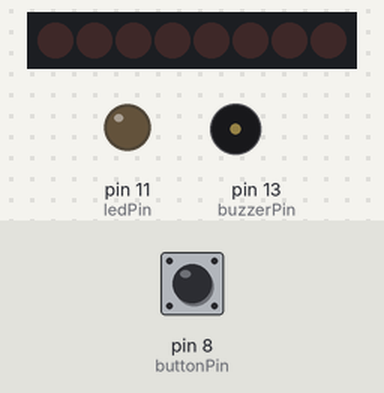
The sketch below on a simulated Arduino Uno, built with avr-gcc and run on an emulated ATmega328P. On the bench: 8 shift-register outputs drawn as a row of LEDs (first output left, lit = HIGH), output pins drawn as LEDs (lit = HIGH), buzzer (waves = sounding). Wiring (inferred from the names in the program): shift register (74HC595): data pin 4; shift clock pin 6; latch pin 5. Wiring (inferred from the signals the program sends): row of LEDs: on Q0, Q1, Q2, Q3, Q4, Q5, Q6, Q7. The test bench sets the inputs (shaded band); at power-on: pin 8 (buttonPin) LOW. Pins used as bus, display or sensor lines are not drawn; what the sketch prints to the serial monitor is not drawn.

Above: at 1.2 s.
1.3 s: pin 8 (buttonPin) pulled HIGH for 0.15 s
At 4.35 s:
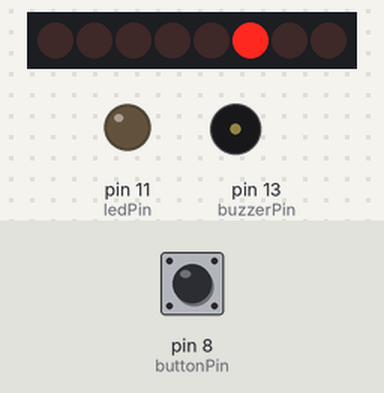
4.4 s: pin 8 (buttonPin) pulled HIGH for 1 s
At 5.5 s:
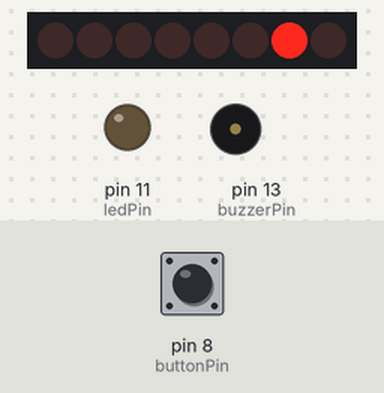
7.9 s: pin 8 (buttonPin) pulled HIGH for 0.15 s
At 8.2 s:
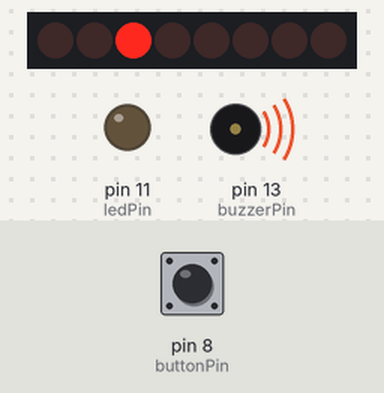
11.0 s: pin 8 (buttonPin) pulled HIGH for 3.2 s
At 14.74 s:
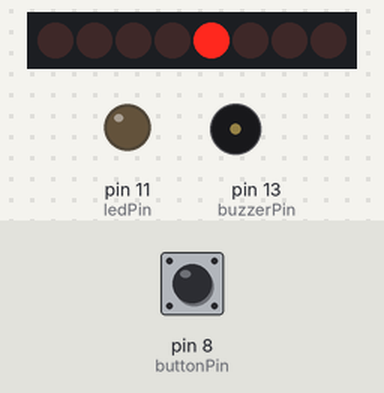
14.8 s: pin 8 (buttonPin) driven HIGH
At 15.2 s:
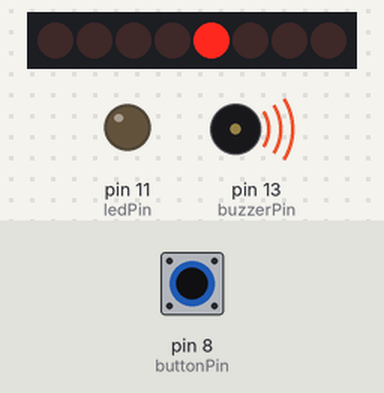
16.8 s: pin 8 (buttonPin) driven LOW
At 18.02 s:
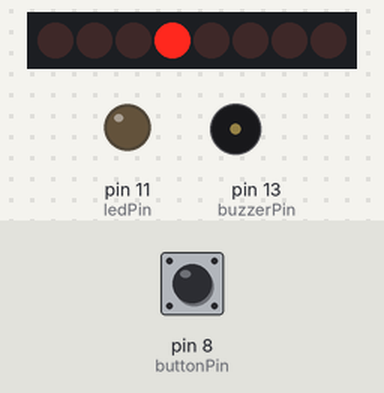
Timing chart, 0 to 20.8 s (numbered marks = the images above; inputs shaded):
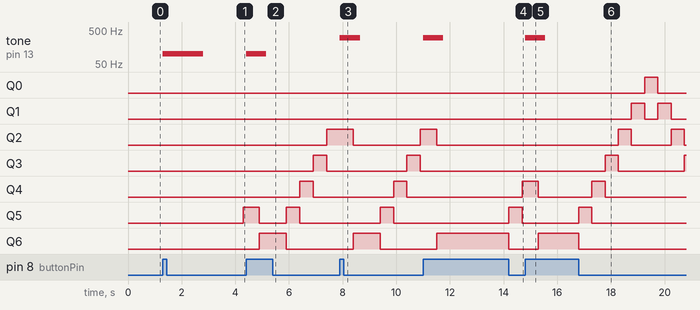

The sketch:

stopGame.ino
```cpp
const int latchPin = 5;
const int clockPin = 6;
const int dataPin = 4;
const int buttonPin = 8;
const int buzzerPin = 13;
const int ledPin = 11;

int brightness = 5;
int fadeAmount = 5;

const int winBuzz = 500;
const int closeBuzz = 300;
const int looseBuzz = 100;

bool gameStart = 0;

unsigned long flashTimer;
unsigned long buttonTimer;

int flashTime = 500;

int points = 0;

int point = 12;
int ledPattern[13] = { 2, 4, 8, 16, 32, 64, 128, 64, 32, 16, 8, 4, 0 };

void setup() {
  pinMode(latchPin, OUTPUT);
  pinMode(clockPin, OUTPUT);
  pinMode(dataPin, OUTPUT);
  pinMode(ledPin, OUTPUT);
  pinMode(buttonPin, INPUT);

  Serial.begin(9600);
  Serial.println("Follow Left-Most LED, Press Button to Begin! The Game Will Speed Up as Your Score Increases! [Right-Most Yellow is Red, I Ran Out :P].");

  updateShiftRegister();

  flashTimer = millis();
}

void loop() {

  while (millis() - flashTimer < flashTime - points) {
    if (digitalRead(buttonPin) == HIGH && millis() - buttonTimer > 50 && gameStart == 0) {
      gameStart = 1;
      point = 0;

      buttonTimer = millis();

      tone(buzzerPin, 100, 1500);

      Serial.println("Go in 3...");
      delay(1000);

      Serial.println("2...");
      delay(1000);

      Serial.println("1...");
      delay(1000);

      Serial.println("GOOO!!!");
    }

    if (digitalRead(buttonPin) == HIGH && millis() - buttonTimer > 50 && gameStart == 1) {
      buttonTimer = millis();

      switch (point) {
        case 3:
          points += 5;
          Serial.print("Green, Good Job! +5 points! Points are now ");
          Serial.println(points);
          tone(buzzerPin, winBuzz, 750);

          break;

        case 9:
          points += 5;
          Serial.print("Green, Good Job! +5 points! Points are now ");
          Serial.println(points);
          tone(buzzerPin, winBuzz, 750);

          break;

        case 2:
          points += 3;
          Serial.print("Yellow, So Close! +3 points! Points are now ");
          Serial.println(points);
          tone(buzzerPin, closeBuzz, 750);

          break;

        case 4:
          points += 3;
          Serial.print("Yellow, So Close! +3 points! Points are now ");
          Serial.println(points);
          tone(buzzerPin, closeBuzz, 750);

          break;

        case 8:
          points += 3;
          Serial.print("Yellow, So Close! +3 points! Points are now ");
          Serial.println(points);
          tone(buzzerPin, closeBuzz, 750);

          break;

        case 10:
          points += 3;
          Serial.print("Yellow, So Close! +3 points! Points are now ");
          Serial.println(points);
          tone(buzzerPin, closeBuzz, 750);

          break;

        default:
          points--;
          Serial.print("Red, Failed. -1 Point! Points are now ");
          Serial.println(points);
          tone(buzzerPin, looseBuzz, 750);

          break;
      }

      delay(500);
      point = 0;
      updateShiftRegister();

      delay(1000);
    }
  }

  //End of While Loop

  if (digitalRead(buttonPin) == LOW) {
    if (point < 11) {
      point++;
    }

    else if (point != 12) {
      point = 0;
    }

    flashTimer = millis();
    updateShiftRegister();
  }
}

void updateShiftRegister() {
  digitalWrite(latchPin, LOW);
  shiftOut(dataPin, clockPin, LSBFIRST, ledPattern[point]);
  digitalWrite(latchPin, HIGH);
}
```

Measured:
- after the input at 1.3 s, tone on pin 13 (buzzerPin): silent → 100 Hz at once, → silent 1.5 s later; Q5: LOW → HIGH after 3.0 s
- after the input at 4.4 s, tone on pin 13 (buzzerPin): silent → 100 Hz at once, → silent 0.75 s later
- after the input at 7.9 s, tone on pin 13 (buzzerPin): silent → 300 Hz at once, → silent 0.75 s later
- after the input at 11.0 s, tone on pin 13 (buzzerPin): silent → 300 Hz at once, → silent 0.75 s later
- after the input at 14.8 s, tone on pin 13 (buzzerPin): silent → 300 Hz at once, → silent 0.75 s later
- after the input at 16.8 s, Q0: LOW → HIGH after 2.5 s, → LOW 0.49 s later; Q1: alternates HIGH for 0.49 s and LOW for 0.49 s, starting after 2.0 s; Q2: alternates HIGH for 0.49 s and LOW for 1.5 s, starting after 1.5 s; Q3: LOW → HIGH after 0.98 s, → LOW 0.49 s later, → HIGH 2.5 s later; Q4: LOW → HIGH after 0.49 s, → LOW 0.49 s later
